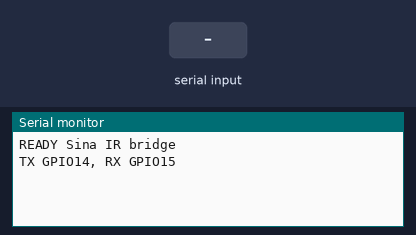
Bench run of a sketch on a simulated ESP8266 (NodeMCU). On the bench: the last lines printed to the serial monitor. The test bench sets the inputs (shaded band).

Above: at 1.5 s.
1.6 s: "PING 1\n" received over Serial
At 2.8 s:
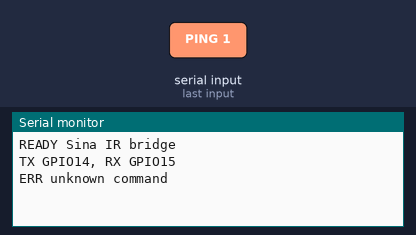
3.1 s: "PING\n" received over Serial
At 4.0 s:
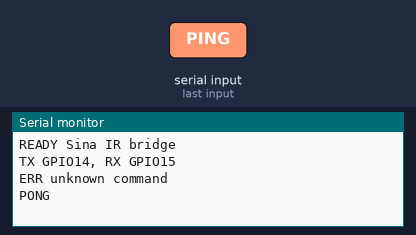
4.6 s: "SEND 90\n" received over Serial
At 5.1 s:
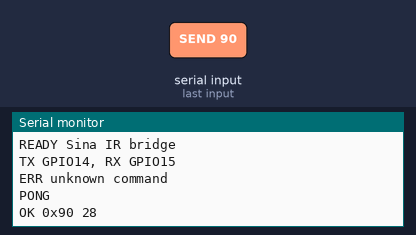

The sketch:

ir_bridge.ino
```cpp
// Sina IR bridge — Phase 4.
//
// The node holds no codebook and makes no decisions (invariant 4). The brain
// builds a finished LG frame and hands it over; this transmits it verbatim.
// Serial now, HTTP later — the contract is the same either way, so swapping
// the transport does not change the node's job.
//
// Protocol (line-based, 115200 baud):
//   SEND <hex> [bits]   transmit an LG2 frame, e.g. "SEND 0x8808754"
//   PING                replies PONG
//   -> replies "OK <hex> <bits>" or "ERR <reason>"
//
// Also prints anything the receiver decodes as "RX <hex>", which keeps the
// VS1838B useful for confirming what the AC's own remote sends.
//
// Wiring: emitter SIG -> GPIO14, VCC -> 3V3 (5V for more range), GND -> GND
//         VS1838B OUT -> GPIO15, VCC -> 3.3V, GND -> GND

#include <Arduino.h>
#include <IRremoteESP8266.h>
#include <IRsend.h>
#include <IRrecv.h>
#include <IRutils.h>

const uint16_t kIrLedPin          = 14;
const uint16_t kRecvPin           = 15;
const uint16_t kCaptureBufferSize = 1024;
const uint8_t  kTimeout           = 50;
const uint16_t kMinUnknownSize    = 12;
const uint16_t kDefaultBits       = 28;

IRsend irsend(kIrLedPin);
IRrecv irrecv(kRecvPin, kCaptureBufferSize, kTimeout, /*save_buffer=*/true);
decode_results results;

void setup() {
  Serial.begin(115200);
  while (!Serial) delay(10);
  delay(300);

  irsend.begin();
  irrecv.setUnknownThreshold(kMinUnknownSize);
  irrecv.enableIRIn();

  Serial.println();
  Serial.println("READY Sina IR bridge");
  Serial.printf("TX GPIO%d, RX GPIO%d\n", kIrLedPin, kRecvPin);
}

void handleLine(String line) {
  line.trim();
  if (line.length() == 0) return;

  if (line.equalsIgnoreCase("PING")) {
    Serial.println("PONG");
    return;
  }

  if (!line.startsWith("SEND ") && !line.startsWith("send ")) {
    Serial.println("ERR unknown command");
    return;
  }

  String rest = line.substring(5);
  rest.trim();

  int space = rest.indexOf(' ');
  String hexPart = (space < 0) ? rest : rest.substring(0, space);
  uint16_t bits = kDefaultBits;
  if (space >= 0) {
    bits = (uint16_t)rest.substring(space + 1).toInt();
    if (bits == 0) bits = kDefaultBits;
  }

  char *end = nullptr;
  uint64_t value = strtoull(hexPart.c_str(), &end, 16);
  if (end == hexPart.c_str() || value == 0) {
    Serial.println("ERR bad hex");
    return;
  }

  irsend.sendLG2(value, bits);
  Serial.printf("OK 0x%llX %u\n", (unsigned long long)value, bits);
}

void loop() {
  if (Serial.available()) {
    handleLine(Serial.readStringUntil('\n'));
  }

  if (irrecv.decode(&results)) {
    Serial.printf("RX 0x%llX [%s, %d bits]\n", (unsigned long long)results.value,
                  typeToString(results.decode_type, results.repeat).c_str(),
                  results.bits);
    irrecv.resume();
  }
}
```

Measured:
- after the input at 1.6 s, the serial monitor: prints a new line at once (image 1)
- after the input at 3.1 s, the serial monitor: prints a new line at once (image 2)
- after the input at 4.6 s, the serial monitor: prints a new line at once (image 3)
